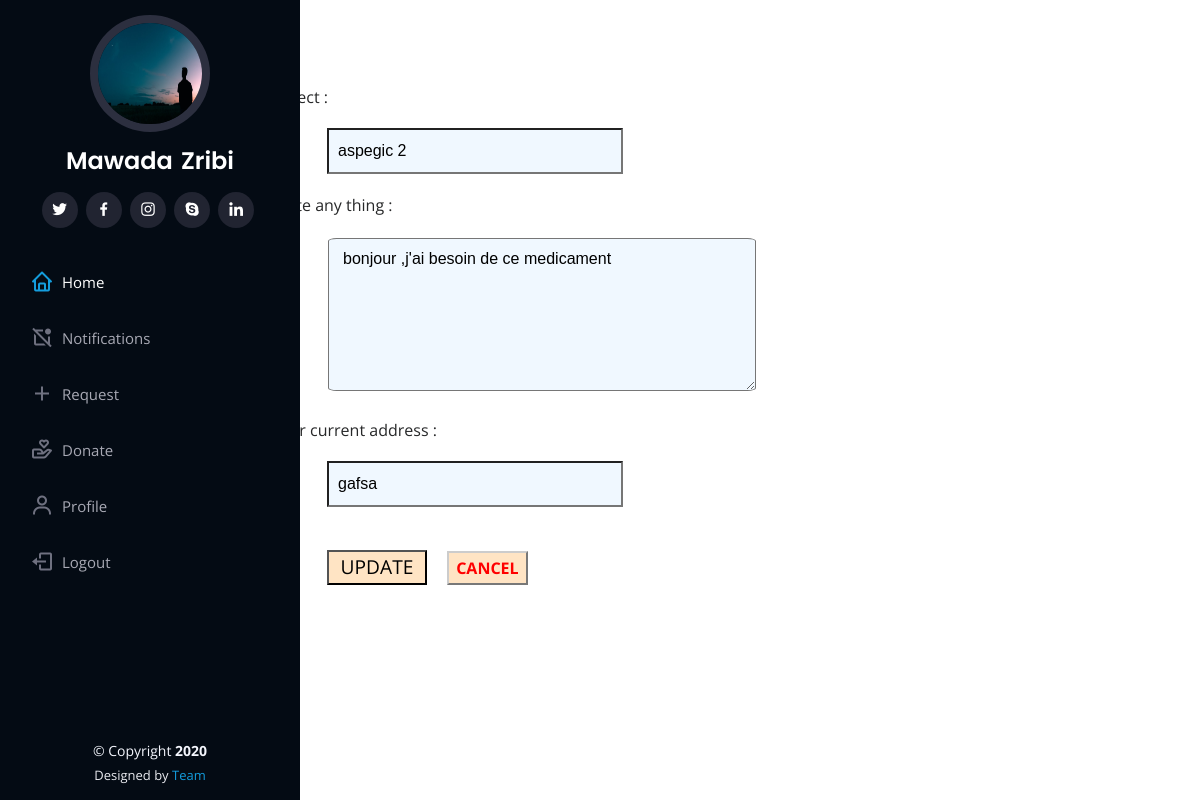
Page /update-post/58/ (signed in) on the committed database.
### user/models.py (models this page shows, shortened)
class Profile(models.Model):
    user = models.OneToOneField(User,on_delete=models.CASCADE)
    image = models.ImageField(default='default.jpg',upload_to='profile_images')
    phone_number = models.CharField(max_length=12)
    """def save(self, *args, **kwargs):
        super().save(*args, **kwargs)

        img = Image.open(self.image.path)
        if img.width > 300 or img.height > 300:
            output_size = (300, 300)
            img.thumbnail(output_size)
            img.save(self.image.path)"""

class Post(models.Model):
    title = models.CharField(max_length=100)
    content = models.TextField()
    post_date = models.DateTimeField(default=timezone.now)
    post_update = models.DateTimeField(auto_now=True)
    author = models.ForeignKey(User, on_delete=models.CASCADE)
    current_place =models.CharField(max_length=50)
    show_post =models.CharField(max_length=6)
    class Meta:
        ordering = ('post_date', )

### user/views.py (the view)
# urls.py: path('update-post/<int:post_id>/',views.update_request,name="update_post"),
@login_required(login_url='login')
def update_request(request,post_id):
    post_to_update = get_object_or_404(Post, pk=post_id)
    if request.method =='POST':
        post_to_update.title=request.POST['object']
        post_to_update.content=request.POST['content']
        post_to_update.current_place=request.POST['c_place']
        post_to_update.save()
        messages.success(request,'your post was updated succesfuly ')
    context={
        'post':post_to_update,
        'title':'Update post',
    }
    return render(request,'update_request.html',context)

### templates/update_request.html (shortened to what this page needs)
{% extends 'base.html' %}
{% block content %}
      <div class="container" >
        <div class="div1">
        </div>
        <div class="div2">
            <form method="POST">
                <p>
                     <p>* Object :</p>
                    <input type="text" name="object"   value="{{post.title}}" required>
                </p>
                <p>
                    <p> * Write any thing :</p>
                    <textarea name="content">{{ post.content}}</textarea>
                </p>
                <p>
                     <p>* Your current address :</p>
                    <input type="text" name="c_place" value="{{post.current_place}}"  required>
                </p>
                <input type="submit" value="UPDATE">
                <a class="a" href="{% url 'profile' user.username %}"> <b>CANCEL</b> </a>
            </form>
            </div>
        </div>
{% endblock content %}

### templates/base.html (shortened to what this page needs)
<!DOCTYPE html>
{% load static %}
<html lang="en">
<head>
  <link rel="stylesheet" href="https://stackpath.bootstrapcdn.com/bootstrap/4.1.3/css/bootstrap.min.css">
  <link href="{% static 'mainSt/assets/vendor/bootstrap/css/bootstrap.min2.css' %}" rel="stylesheet">
  <link href="{% static 'mainSt/assets/vendor/icofont/icofont.min2.css' %}" rel="stylesheet">
  <link href="{% static 'mainSt/assets/vendor/boxicons/css/boxicons.min2.css' %}" rel="stylesheet">
  <link href="{% static 'mainSt/assets/vendor/venobox/venobox2.css' %}" rel="stylesheet">
  <link href="{% static 'mainSt/assets/vendor/owl.carousel/assets/owl.carousel.min2.css' %}" rel="stylesheet">
  <link href="{% static 'mainSt/assets/vendor/aos/aos2.css' %}" rel="stylesheet">
  <link href="{% static 'mainSt/assets/css/style22.css' %}" rel="stylesheet">
</head>
<body>
  <header id="header">
    <div class="d-flex flex-column">
      <div class="profile">
        <img src="{{ user.profile.image.url }}" alt="profile-image" class="rounded-circle">
        <h1 class="text-light"><a href="index.html"> {{ user.first_name|title }}<span style="margin-left: 8px;">{{ user.last_name|title  }}</span> </a></h1>
        <div class="social-links mt-3 text-center">
          <a href="#" class="twitter"><i class="bx bxl-twitter"></i></a>
          <a href="#" class="facebook"><i class="bx bxl-facebook"></i></a>
          <a href="#" class="instagram"><i class="bx bxl-instagram"></i></a>
          <a href="#" class="google-plus"><i class="bx bxl-skype"></i></a>
          <a href="#" class="linkedin"><i class="bx bxl-linkedin"></i></a>
        </div>
      </div>
      <nav class="nav-menu">
        <ul>
          <li class="active"><a href="{% url 'profile' user.username %}"><i class="bx bx-home"></i> <span>Home</span></a></li>
          {% if nb_nots %}
          <li><a href="{% url 'notification' %}"><i class="bx bx-notification"></i> <span>Notifications</span><span class="badge">{{nb_nots}}</span></a></li>
          {% else %}
          <li><a href="{% url 'notification' %}"><i class="bx bx-notification-off"></i><span>Notifications</span> </a></li>
          {% endif %}
          <li><a href="{% url 'newrequest' %}"><i class="bx bx-plus"></i> <span>Request </span></a></li>
          <li><a href=""><i class="bx bx-donate-heart">  </i> Donate </a></li>
          <li><a href="{% url 'my_profile' user.username %}"><i class="bx bx-user"></i> Profile</a></li>
          <li><a href="{% url 'logout' %}"><i class="bx bx-log-out"></i> Logout </a></li>
        </ul>
      </nav>
    </div>
  </header>
    {% block content %}
    {% endblock%}
  <footer id="footer">
    <div class="container">
      <div class="copyright">
        &copy; Copyright <strong><span>2020</span></strong>
      </div>
      <div class="credits">
        Designed by <a href="#">Team</a>
      </div>
    </div>
  </footer>
</body>
</html>

### static/mainSt/assets/css/style22.css (style rules this page uses)
body { font-family: "Open Sans", sans-serif; color: #272829; }
a { color: #149ddd; }
h1, h2, h3, h4, h5, h6 { font-family: "Raleway", sans-serif; }
#header { position: fixed; top: 0; left: 0; bottom: 0; width: 300px; transition: all ease-in-out 0.5s; z-index: 9999; transition: all 0.5s; padding: 0 15px; background: #040b14; overflow-y: auto; }
#header .profile img { margin: 15px auto; display: block; width: 120px; border: 8px solid #2c2f3f; }
#header .profile h1 { font-size: 24px; margin: 0; padding: 0; font-weight: 600; -moz-text-align-last: center; text-align-last: center; font-family: "Poppins", sans-serif; }
#header .profile h1 a, #header .profile h1 a:hover { color: #fff; text-decoration: none; }
#header .profile .social-links a { font-size: 18px; display: inline-block; background: #212431; color: #fff; line-height: 1; padding: 8px 0; margin-right: 4px; border-radius: 50%; text-align: center; width: 36px; height: 36px; transition: 0.3s; }
.nav-menu { padding-top: 30px; }
.nav-menu * { margin: 0; padding: 0; list-style: none; }
.nav-menu > ul > li { position: relative; white-space: nowrap; }
.nav-menu a { display: flex; align-items: center; color: #a8a9b4; padding: 12px 15px; margin-bottom: 8px; transition: 0.3s; font-size: 15px; }
.nav-menu a i { font-size: 24px; padding-right: 8px; color: #6f7180; }
.nav-menu a:hover, .nav-menu .active > a, .nav-menu li:hover > a { text-decoration: none; color: #fff; }
.nav-menu a:hover i, .nav-menu .active > a i, .nav-menu li:hover > a i { color: #149ddd; }
#footer { padding: 15px; color: #f4f6fd; font-size: 14px; position: fixed; left: 0; bottom: 0; width: 300px; z-index: 9999; background: #040b14; }
#footer .copyright { text-align: center; }
#footer .credits { padding-top: 5px; text-align: center; font-size: 13px; color: #eaebf0; }

### templates/base.html (style rules this page uses)
#header .profile img { margin: 15px auto; display: block; width: 120px; height: 117px; border: 8px solid #2c2f3f; }

### templates/update_request.html (style rules this page uses)
p { margin-left: 213px; margin-top: 0; margin-bottom: 19px; }
.a { color: red; background-color: bisque; padding: 4px 7px; margin-left: 16px; border: 2px outset #ccc; }
textarea { margin: 2px; font-family: sans-serif; line-height: inherit; width: 428px; height: 153px; border-radius: 2%; margin-left: 283px; background-color: aliceblue; padding: 8px 14px; }
input[type=text] { font-family: sans-serif; background-color: aliceblue; margin-left: 282px; overflow: visible; width: 296px; padding: 9px; }
input[type=submit] { font-size: larger; background-color: bisque; margin-left: 282px; width: 100px; margin-top: 24px; }
div.div1 { height: 66px; top: 0; padding: 20px 6px; }
div.div2 { top: 300px; bottom: 0; }

### rows in the picture
Post: object "aspegic 2", content "bonjour ,j'ai besoin de ce medicament", c_place "gafsa"

### other values in the picture
{{ user.first_name|title }} "Mawada"
{{ user.last_name|title }} "Zribi"
